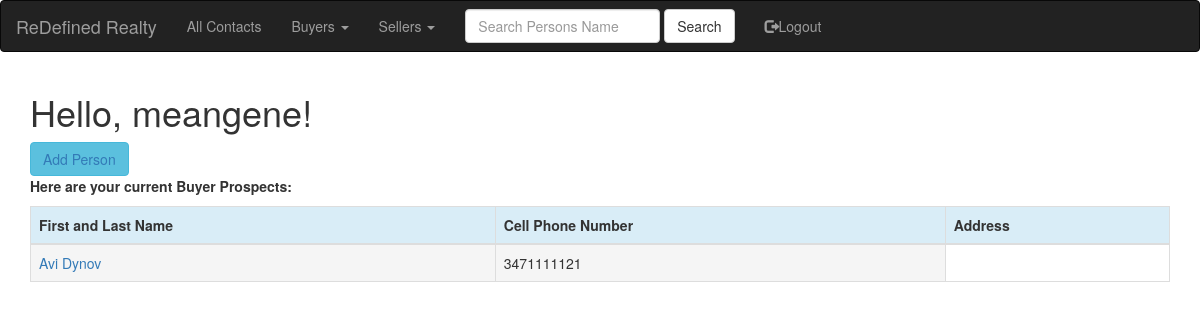
Screenshot of /buyer_prospects (signed in) with the database file from the repository.
### app/models.py (models this page shows, shortened)
class User(UserMixin, db.Model):
    id = db.Column(db.Integer, primary_key=True)
    username = db.Column(db.String(64), index=True, unique=True)
    email = db.Column(db.String(120), index=True, unique=True)
    password_hash = db.Column(db.String(128))
    People=db.relationship('People', backref='people', lazy='dynamic')
    ProfileNotes=db.relationship('ProfileNotes', backref='profilenotes', lazy='dynamic')

class People(db.Model):
    id = db.Column(db.Integer, primary_key=True)
    first_name=db.Column(db.String(20))
    last_name=db.Column(db.String(20))
    phone_cell=db.Column(db.Integer)
    ptype=db.Column(db.String(6))
    pstatus=db.Column(db.String(7))
    notes=db.Column(db.String(140))
    user_account_pk=db.Column(db.Integer, db.ForeignKey('user.id'))
    ProfileNotes=db.relationship('ProfileNotes', backref='peopleprofilenotes', lazy='dynamic')

### app/routes.py (the view)
@app.route('/buyer_prospects', methods=['GET'])
@login_required
def buyer_prospects():
    buyerprospects=view_buyer_prospects(current_user=current_user)
    return render_template('buyer_prospects.html', title='Buyer Prospects', buyerprospects=buyerprospects)

### app/models.py (called while the page is built)
@login.user_loader
def load_user(id):
    return User.query.get(int(id))

### app/queryfunc.py (called while the page is built)
def view_buyer_prospects(current_user):
    currentuser = User.query.filter_by(username=current_user.username).first()
    account_pk = currentuser.id
    buyerprospects=People.query.filter_by(user_account_pk=account_pk, ptype="buyer", pstatus="prospect").all()
    return buyerprospects

### app/templates/buyer_prospects.html
{% extends "base.html" %}
{% import 'bootstrap/wtf.html' as wtf %}
{% block app_content %}
    <h1>Hello, {{ current_user.username }}!</h1>
    <div class="btn-group">
        <button type="button" class="btn btn-info"><a href="{{ url_for('add_people') }}">Add Person</a></button>
    </div>
    <div><p><b>Here are your current Buyer Prospects:</b></p></div>
    <div class="table-responsive">
        <table class="table table-bordered">
            <thead>
                <tr class="info">
                    <th>First and Last Name</th>
                    <th>Cell Phone Number</th>
                    <th>Address</th>
                </tr>
            </thead>
            {% for everyone in buyerprospects %}
            <TR>
                <TD class="active"><a href="{{ url_for('view_people', people_id=everyone.id) }}">{{ everyone.first_name }}  {{ everyone.last_name }}</a></TD>
                <TD class="active">{{ everyone.phone_cell }}</TD>
            </TR>
            {% endfor %}
        </table>
    </div>
{% endblock %}

### rows the page displays
User: username "meangene"
People: first_name "Avi", last_name "Dynov", phone_cell "3471111121"
